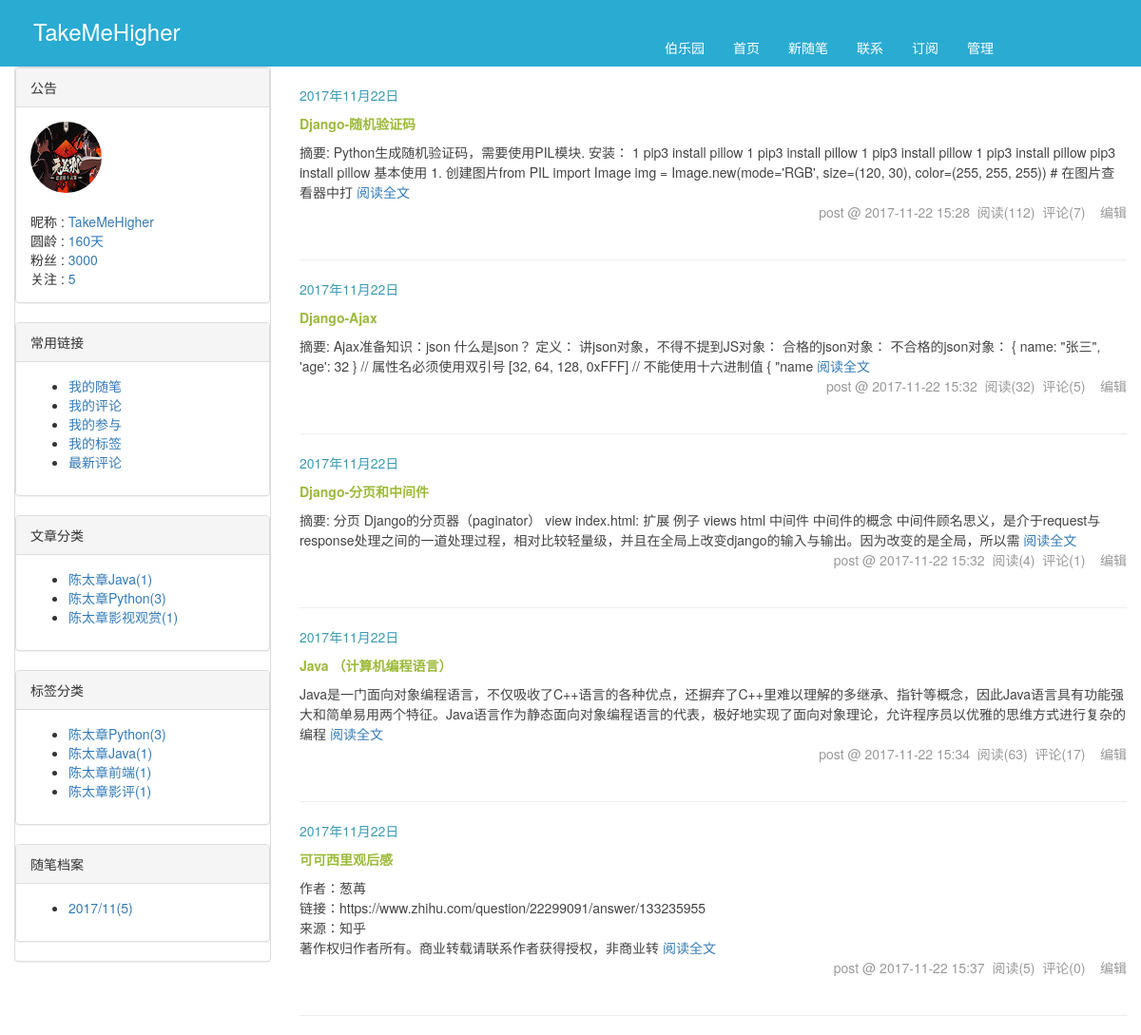
Page /blog/ctz/ on the committed database.
### app01/models.py (models this page shows, shortened)
class Userinfo(AbstractUser):
    id=models.BigAutoField(primary_key=True)
    nickname=models.CharField(max_length=32,verbose_name="昵称")
    phone = models.CharField(max_length=11,blank=True,null=True,unique=True, verbose_name="电话")
    avatar = models.FileField(verbose_name='头像', upload_to='avatar', default="/avatar/default.png")
    registTime = models.DateTimeField(verbose_name="注册时间",auto_now_add=True)
    class Meta:
        verbose_name_plural="用户表"

class Category(models.Model):
    id = models.AutoField(primary_key=True)
    title = models.CharField(verbose_name='分类标题', max_length=32)
    blog = models.ForeignKey(verbose_name='所属博客', to='Blog', to_field='id')
    class Meta:
        verbose_name = 'category'
        verbose_name_plural = '文章分类表'
        ordering = ['title']

class Tag(models.Model):
    id = models.AutoField(primary_key=True)
    title = models.CharField(verbose_name='标签名称', max_length=32)
    blog = models.ForeignKey(verbose_name='所属博客', to='Blog', to_field='id')
    class Meta:
        verbose_name_plural="标签表"

class Article(models.Model):
    id = models.BigAutoField(primary_key=True)
    title = models.CharField(max_length=50, verbose_name='文章标题')
    desc = models.CharField(max_length=255, verbose_name='文章描述')
    read_count = models.IntegerField(default=0,verbose_name='阅读数')
    comment_count = models.IntegerField(default=0,verbose_name="评论数")
    up_count = models.IntegerField(default=0,verbose_name="点赞数")
    down_count = models.IntegerField(default=0,verbose_name="差评数")
    create_time = models.DateTimeField(verbose_name='创建时间', auto_now_add=True)
    category = models.ForeignKey(verbose_name='文章类型', to='Category', to_field='id', null=True)
    user = models.ForeignKey(verbose_name='所属用户', to='Userinfo', to_field='id')
    tags = models.ManyToManyField(
        to="Tag",
        through='Article2Tag',
        through_fields=('article', 'tag'),
    )
    siteArticleCategory=models.ForeignKey(to="SiteArticleCategory",verbose_name="所属网站文章分类",null=True)
    def __str__(self):
        return self.title
    class Meta:
        verbose_name_plural="文章表"

### app01/views.py (the view)
# urls.py: url(r'^(?P<username>.*)/(?P<condition>tag|category|date)/(?P<para>.*)/$', views.homeSite),
def homeSite(request, username, **kwargs):
    print(username)
    print(kwargs)
    user = models.Userinfo.objects.filter(username=username).first()
    if not user:
        return render(request, 'notFound.html')
    else:
        from django.db.models import Count
        date_list = models.Article.objects.filter(user=user).extra(
            select={"filter_create_date": "strftime('%%Y/%%m',create_time)"}).values_list(
            "filter_create_date").annotate(c=Count("id"))
        if kwargs:
            if kwargs.get("condition") == "tag":
                articles = models.Article.objects.filter(tags__title=kwargs.get("para"), user__username=username)
            elif kwargs.get("condition") == "category":
                articles = models.Article.objects.filter(category__title=kwargs.get("para"), user__username=username)
            elif kwargs.get("condition") == "date":
                year, month = kwargs.get('para').split("/")
                articles = models.Article.objects.filter(create_time__year=year, create_time__month=month,
                                                         user__username=username)
        else:
            articles = models.Article.objects.filter(user=user).all()
        print(articles)
        return render(request, "homeSite.html", {"user": user, "articles": articles, "date_list": date_list})

### app01/templatetags/myFilter.py (called while the page is built)
@register.filter
def yunling(t):
     current_time=datetime.datetime.now()
     create_time=datetime.datetime(year=t.year,month=t.month,day=t.day,hour=t.hour,minute=t.minute,second=t.second)
     time=current_time-create_time
     print(time.days)
     return  time.days

### templates/homeSite.html
{% extends "personalBase.html" %}
{% block css %}
    <link rel="stylesheet" href="/static/css/homeSite.css">
{% endblock css %}
{% block article %}
    <div class="aticleList">
        {% for article in articles %}
            <div class="day">
                <div class="dayTitle">
                    <a href="">{{ article.create_time|date:"Y" }}年{{ article.create_time|date:"m" }}月{{ article.create_time|date:"d" }}日</a>
                </div>
                <div class="articleTitle">
                    <a href="/blog/{{ article.user.username }}/p/{{ article.id }}">{{ article.title }}</a>
                </div>
                <div class="articleDesc">
                    <div>
                        {{ article.desc|safe }}
                        <a href="/blog/{{ article.user.username }}/p/{{ article.id }}">阅读全文</a>
                    </div>
                </div>
                <div class="postDesc">
                    post&nbsp;@&nbsp;{{ article.create_time|date:"Y-m-d H:i" }}&nbsp;&nbsp;阅读({{ article.read_count }})&nbsp;&nbsp;评论({{ article.comment_count }})
                    &nbsp;&nbsp;
                    <a href="" style="text-decoration: none;color: #999">编辑</a>
                </div>
                <hr>
            </div>
        {% endfor %}
    </div>
{% endblock article %}

### templates/personalBase.html (shortened to what this page needs)
<!DOCTYPE html>
<html lang="en">
<head>
    <link rel="stylesheet" href="/static/bootstrap-3.3.7-dist/css/bootstrap.min.css">
    <link rel="stylesheet" href="/static/css/personalBase.css">
    {% block css %}
    {% endblock css %}
{% load myFilter %}
</head>
<body>
<nav class="navbar  navbar-fixed-top">
    <div class="container-fluid ">
        <div class=" navbar-header" id="navbar-user-nickname">
            <a href="/blog/{{ user.username }}"  style="color: white;text-decoration: none"> {{ user.nickname }}</a>
        </div>
        <div class="collapse navbar-collapse" id="bs-example-navbar-collapse-1">
            <ul class="nav navbar-nav navbar-right" id="navList">
                <li><a href="#">伯乐园</a></li>
                <li><a href="/">首页</a></li>
                <li><a href="/backManage/addArticle/">新随笔</a></li>
                <li><a href="#">联系</a></li>
                <li><a href="#">订阅</a></li>
                <li><a href="/backManage/{{ request.user.username }}/manage/">管理</a></li>
            </ul>
        </div>
    </div>
</nav>
<div class="container-fluid" id="main">
    <div class="row">
        <div class="col-md-3" id="sideBar">
            <div class="panel panel-default">
             <div class="panel panel-default">
                    <div class="panel-heading " id="notice">公告</div>
                    <div class="panel-body">
                        <div id="author_news">
                            <a href=""> <img src="/media/{{ user.avatar }}" alt="" id="author_avatar"></a> <br><br>
                            昵称 : <a href="">{{ user.nickname }}</a> <br>
                            圆龄 : <a href="">{{ user.registTime|yunling }}天</a> <br>
                            粉丝 : <a href="">3000</a> <br>
                            关注 : <a href="">5</a>
                        </div>
                    </div>
                </div>
                <div class="panel panel-default">
                    <div class="panel-heading">常用链接</div>
                    <div class="panel-body" id="common_link">
                        <ul>
                            <li><a href="">我的随笔</a></li>
                            <li><a href="">我的评论</a></li>
                            <li><a href="">我的参与</a></li>
                            <li><a href="">我的标签</a></li>
                            <li><a href="">最新评论</a></li>
                        </ul>
                    </div>
                </div>
                <div class="panel panel-default">
                    <div class="panel-heading">文章分类</div>
                    <div class="panel-body" id="article_category">
                        <ul>
                            {% for category in user.blog.category_set.all %}
                                <li><a href="/blog/{{ user.username }}/category/{{ category.title }}">{{ category.title }}({{ category.article_set.count }})</a></li>
                            {% endfor %}
                        </ul>
                    </div>
                </div>
                <div class="panel panel-default">
                    <div class="panel-heading">标签分类</div>
                    <div class="panel-body" id="article_category">
                        <ul>
                          {% for tag in user.blog.tag_set.all %}
                             <li><a href="/blog/{{ user.username }}/tag/{{ tag.title }}">{{ tag.title }}({{ tag.article_set.all.count}})</a></li>
                          {% endfor %}
                        </ul>
                    </div>
                </div>
                <div class="panel panel-default">
                    <div class="panel-heading">随笔档案</div>
                    <div class="panel-body" id="article_category">
                        <ul>
                            {% for date in date_list%}
                                     <li><a href="/blog/{{ user.username }}/date/{{date.0 }}">{{date.0}}({{ date.1 }})</a></li>
                            {% endfor %}
                        </ul>
                    </div>
                </div>
            </div>
        </div>
        <div class="col-md-9" id="mainContent">
            {% block article %}
            {% endblock article %}
        </div>
    </div>
</div>
</body>
</html>

### app01/static/css/personalBase.css (style rules this page uses)
.navbar { background-color: #2aabd2; height: 70px; }
#navbar-user-nickname { font-size: 24px; margin-top: 16px; margin-left: 20px; }
#navList { padding-right: 140px; margin-top: 25px; }
#navList li a { color: white; }
#main { margin-top: 70px; }
#author_avatar { width: 75px; height: 75px; border-radius: 100px; }

### app01/static/css/homeSite.css (style rules this page uses)
#main { margin-top: 70px; }
#main .day { margin-top: 20px; }
#mainContent .dayTitle a { color: #399ab2; text-decoration: none; }
#mainContent .articleTitle { margin: 10px 0 10px; }
#mainContent .articleTitle a { color: #9cba39; font-size: 14px; font-weight: bold; }
#mainContent .articleDesc { font-size: 14px; color: #444; line-height: 1.5; }
#mainContent .postDesc { border: none; color: #999; text-align: right; padding-bottom: 20px; }

### rows in the picture
Userinfo: nickname "TakeMeHigher", avatar (picture), registTime|yunling "160"
Category: title "陈太章Java", article_set.count "1"
Category: title "陈太章Python", article_set.count "3"
Category: title "陈太章影视观赏", article_set.count "1"
Tag: title "陈太章Python", article_set.all.count "3"
Tag: title "陈太章Java", article_set.all.count "1"
Tag: title "陈太章前端", article_set.all.count "1"
Tag: title "陈太章影评", article_set.all.count "1"
Article: create_time "2017", create_time "11", create_time "22", title "Django-随机验证码", desc "摘要: Python生成随机验证码，需要使用PIL模块. 安装： 1 pip3 install pillow 1 pip3 install pillow 1 pip3 install pillow 1 pip3 install pillow pip3 install pillow 基本使用 1. 创建图片from PIL import Image img = Image.new(mode='RGB', size=(120, 30), color=(255, 255, 255)) # 在图片查看器中打", create_time "2017-11-22 15:28", read_count "112", comment_count "7"
Article: create_time "2017", create_time "11", create_time "22", title "Django-Ajax", desc "摘要: Ajax准备知识：json 什么是json？ 定义： 讲json对象，不得不提到JS对象： 合格的json对象： 不合格的json对象： { name: \"张三\", 'age': 32 } // 属性名必须使用双引号 [32, 64, 128, 0xFFF] // 不能使用十六进制值 { \"name", create_time "2017-11-22 15:32", read_count "32", comment_count "5"
Article: create_time "2017", create_time "11", create_time "22", title "Django-分页和中间件", desc "摘要: 分页 Django的分页器（paginator） view index.html: 扩展 例子 views html 中间件 中间件的概念 中间件顾名思义，是介于request与response处理之间的一道处理过程，相对比较轻量级，并且在全局上改变django的输入与输出。因为改变的是全局，所以需", create_time "2017-11-22 15:32", read_count "4", comment_count "1"
Article: create_time "2017", create_time "11", create_time "22", title "Java （计算机编程语言）", desc "Java是一门面向对象编程语言，不仅吸收了C++语言的各种优点，还摒弃了C++里难以理解的多继承、指针等概念，因此Java语言具有功能强大和简单易用两个特征。Java语言作为静态面向对象编程语言的代表，极好地实现了面向对象理论，允许程序员以优雅的思维方式进行复杂的编程", create_time "2017-11-22 15:34", read_count "63", comment_count "17"
Article: create_time "2017", create_time "11", create_time "22", title "可可西里观后感", desc "作者：葱苒 链接：https://www.zhihu.com/question/22299091/answer/133235955 来源：知乎 著作权归作者所有。商业转载请联系作者获得授权，非商业转", create_time "2017-11-22 15:37", read_count "5", comment_count "0"

### other values in the picture
{{ date.0 }} "2017/11"
{{ date.1 }} "5"
